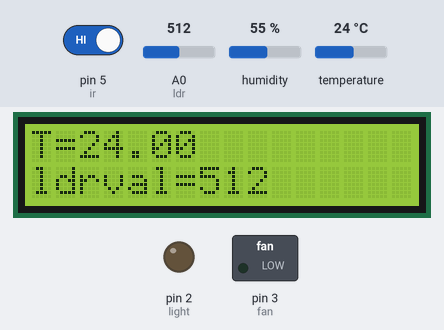
A sketch run on a simulated Arduino Uno, built with avr-gcc and run on an emulated ATmega328P. On the bench: 16×2 character LCD, switched loads named in the sketch (green lamp = pin HIGH), output pins drawn as LEDs (lit = HIGH). The test bench sets the inputs (shaded band); at power-on: pin 5 (ir) HIGH, temperature 24 °C, A0 (ldr) = 512, humidity 55 %. What the sketch prints to the serial monitor is not drawn.

Above: at 2.2 s.
2.3 s: pin 5 (ir) driven LOW
At 4.3 s:
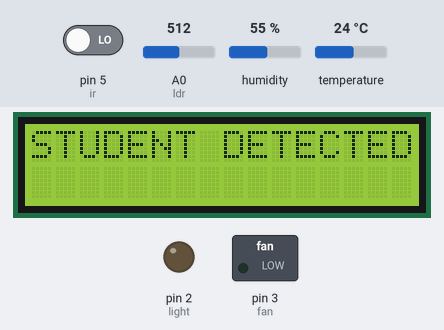
8.3 s: temperature set to 34 °C
At 10.5 s:
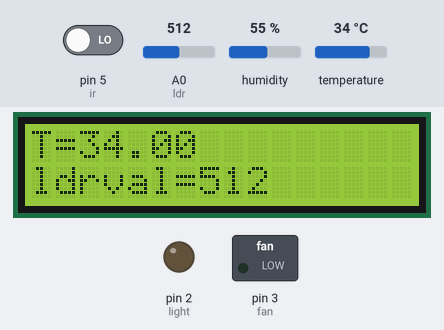
12.2 s: temperature set to 37 °C
At 15.4 s:
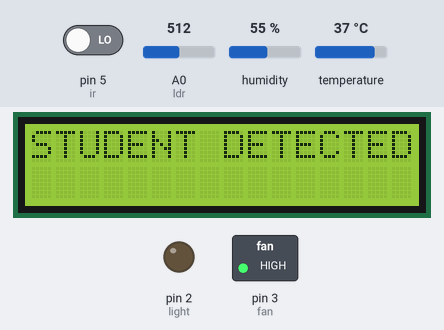
15.7 s: A0 (ldr) set to 685
At 21.4 s:
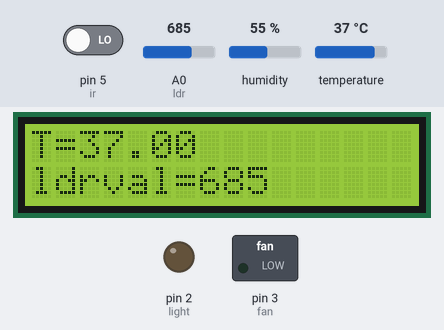
21.7 s: A0 (ldr) set to 708
29.2 s: temperature set to 12 °C
At 31.2 s:
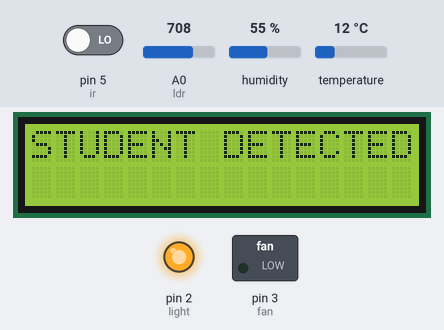
Timing chart, 0 to 32.7 s (numbered marks = the images above; inputs shaded):
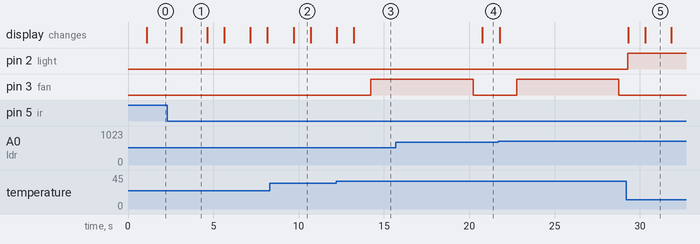

The sketch:

Smart_Class_Automation.ino
```cpp
#include <LiquidCrystal.h>
LiquidCrystal lcd(13,12,11,10,9,8);
#include <DHT.h>
#define dht_pin 4
#define Type DHT11
DHT HT(dht_pin,Type);
float T;
int light=2;
int fan=3;
int ir=5;
int ldr=A0;
void setup() {
 lcd.begin(16,2);
 Serial.begin(9600);
 HT.begin();
 pinMode(light,OUTPUT);
 pinMode(fan,OUTPUT);
 pinMode(ir,INPUT);
 pinMode(ldr,INPUT);
 lcd.clear();
 lcd.print("SMART CLASS");
 lcd.setCursor(0,1);
 lcd.print("AUTOMATION..");
 delay(1000);
}
void loop() {
 T=HT.readTemperature();
 Serial.println("T="+String(T));
 lcd.clear();
 lcd.print("T="+String(T));
 lcd.setCursor(0,1);
 lcd.print("ldrval="+String(analogRead(ldr)));
 delay(1000);
 if(digitalRead(ir)==LOW)
 {
 lcd.clear();
 lcd.print("STUDENT DETECTED");
 delay(1000);
 if(T>35.0)
 {
 digitalWrite(fan,HIGH);
 delay(6000);
 digitalWrite(fan,LOW);
 }
 int ldrval=analogRead(ldr);
 Serial.println("ldrval="+String(ldrval));
 delay(500);
 if(ldrval>700)
 {
 digitalWrite(light,HIGH);
 }
 }
 else
 {
 digitalWrite(light,LOW);
 }
  }
```

Measured:
- the behaviour switches between 35 and 36 °C on temperature (found by bisection; images 2 and 3)
- after the input at 2.3 s, the display: changes after 0.81 s (image 1)
- after the input at 8.3 s, the display: changes after 1.4 s (image 2)
- after the input at 12.2 s, pin 3 (fan): LOW → HIGH after 2.0 s; the display: first changes at once (image 3 shows a later state)
- after the input at 15.7 s, the display: changes after 5.1 s (image 4)
- after the input at 29.2 s, pin 3 (fan): stays LOW (without the input it goes to HIGH after 2.1 s); the display: first changes after 0.10 s (image 5 shows a later state)
- what the display in image 1 shows lasts 1.5 s, from 3.1 s to 4.6 s
